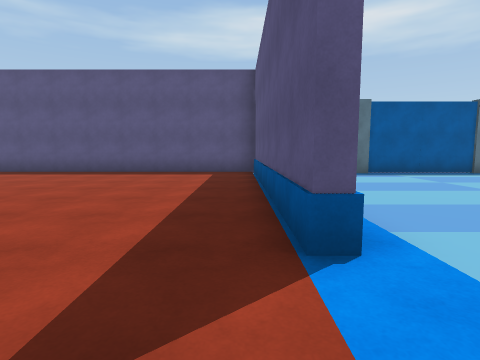
[1] (above)

21 first-person views from a walk through a Unity game level. The camera is 1.3 m above the floor, tilts 6° down and sees 80° across. The floor is counted in squares, 2 m on a side. Each view is taken from the middle of a square. On the plan, view 1 faces up. The plan holds only what a view shows up to about 9 squares ahead; the rest is blank. The place goes on beyond the plan. The player is left out. Some animated figures are left out. Door leaves are left out, so doorways stand open. Some surface patterns are stand-ins.

[2]
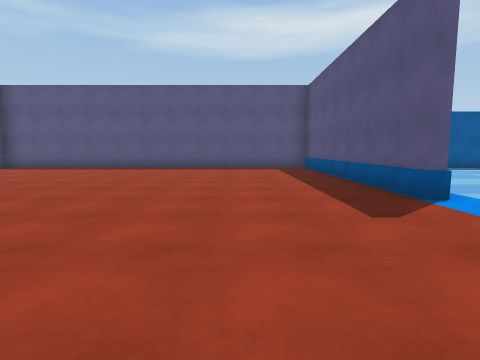

[3]
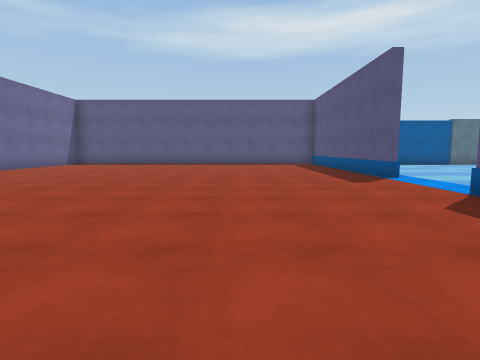

[4]
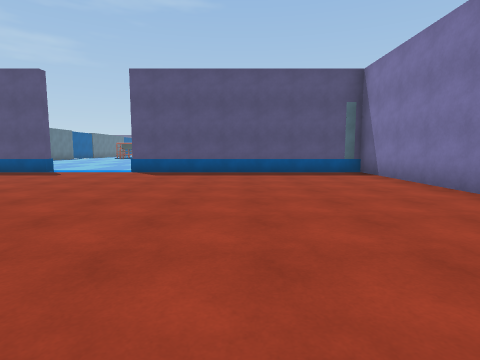

[5]
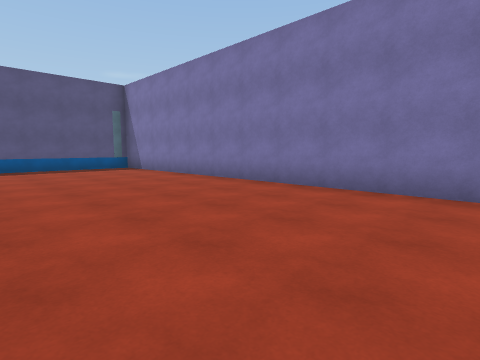

[6]
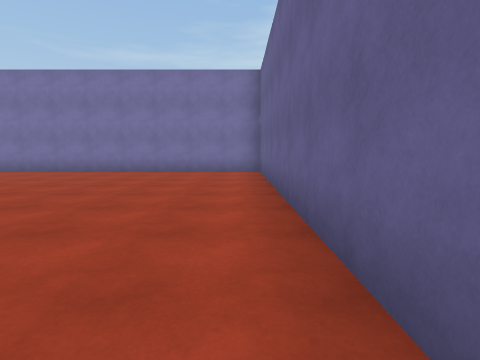

[7]
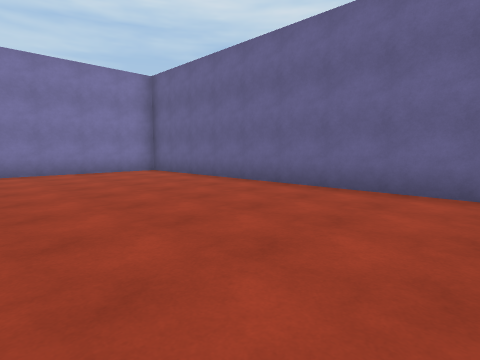

[8]
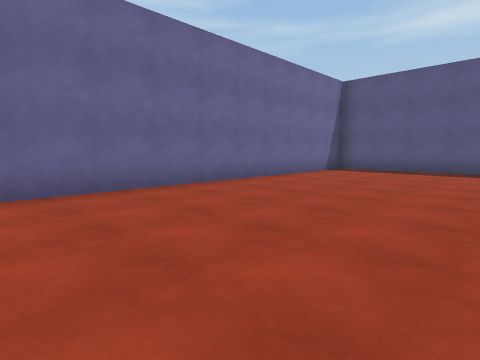

[9]
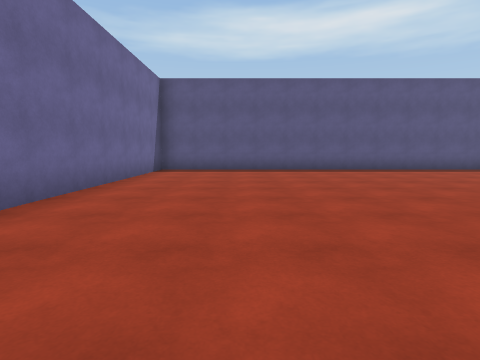

[10]
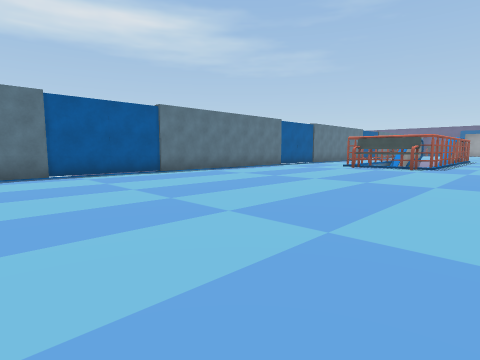

[11]
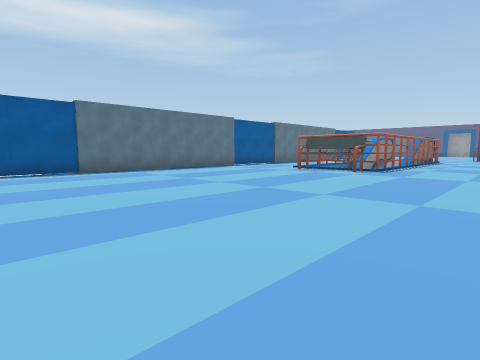

[12]
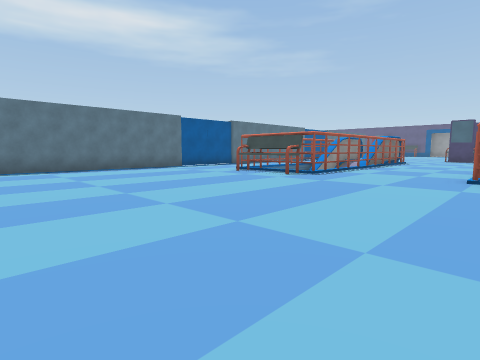

[13]
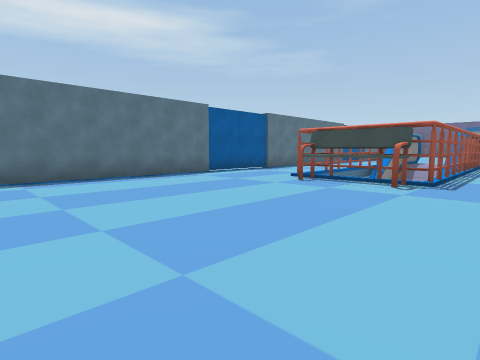

[14]
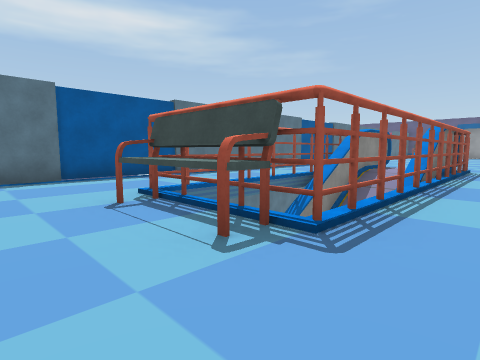

[15]
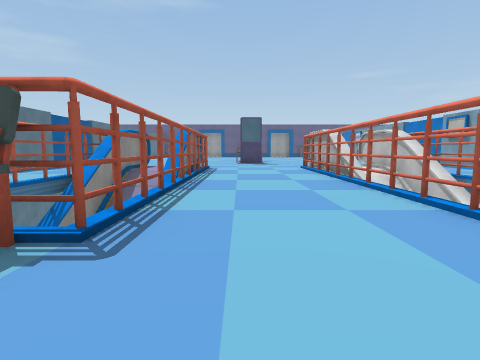

[16]
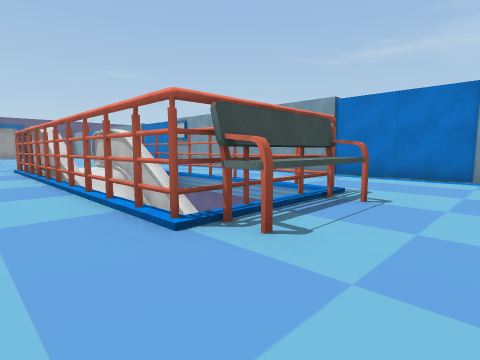

[17]
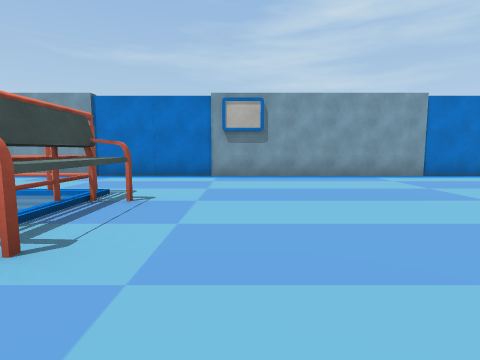

[18]
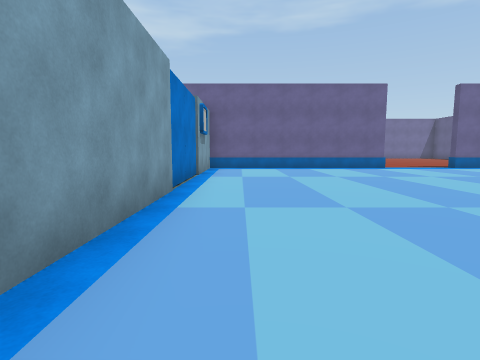

[19]
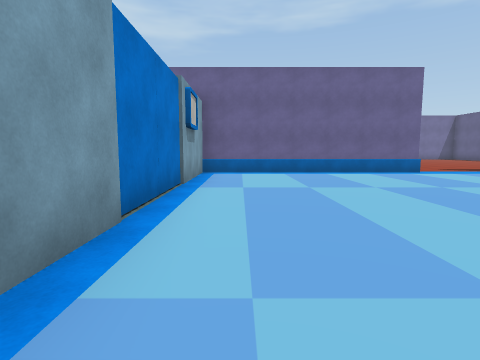

[20]
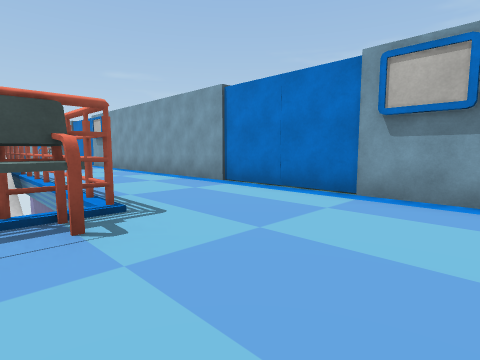

[21]
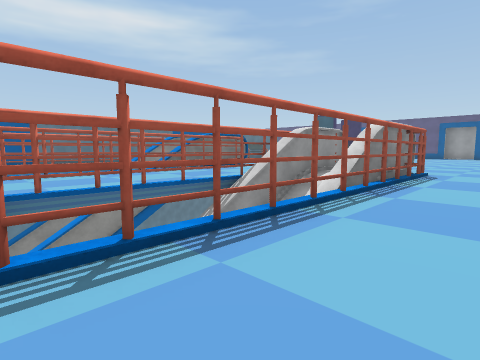

### Floor plan
Key: @ floor where view 1 was taken; # wall or solid block; . main floor; - floor 7.75 m lower than the main floor; / step, stairs or slope; T thing the floor can be seen under or through; B bench.
Columns run from 11 left of view 1 to 24 right of it. Each row starts with its distance up from view 1.
  9   ###########
  8 #...........#################  #
  7 #...........# ..................
  6 #...........#..................
  5 #...........#...........#TTTTTT#
  4 #...........#........... //////.
  3 #...........#...........-/////###
  2 #...........#.........../////////
  1 #...............................
  0 #..........@....................
 -1 #...........#.........../........
 -2 #...........#.........../  ///###
 -3 #...........#...........     //.
 -4 #...........#...........BTTTTT###...
 -5 #...........#.......................
 -6 #...........#...................
 -7 #...........###...#####...#####
 -8 #############  # #    #####

Positions as (right, up) in squares from view 1, and headings:
1: (0, 0), facing up
2: (-2, -2), facing up
3: (-3, -5), facing up
4: (-8, -4), facing right
5: (-10, -3), facing down-right
6: (-10, 1), facing down
7: (-6, 1), facing down-left
8: (-6, -1), facing up-left
9: (-8, -1), facing up
10: (2, 0), facing up-right
11: (4, -1), facing up-right
12: (6, -2), facing up-right
13: (7, 1), facing up-right
14: (11, 1), facing up-right
15: (11, 1), facing right
16: (11, 0), facing down-right
17: (11, 0), facing down
18: (11, -6), facing left
19: (9, -6), facing left
20: (10, -3), facing down-right
21: (13, -6), facing up-right
